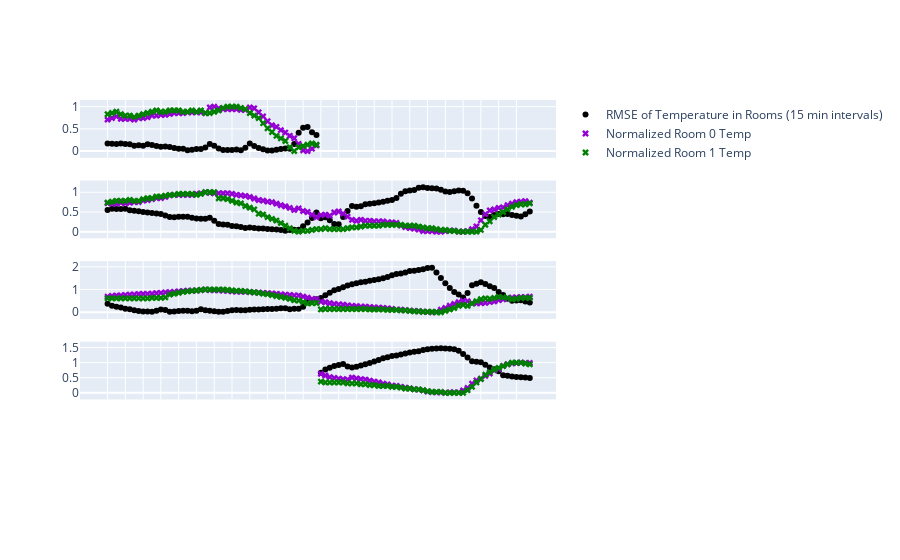

Source (notebook cell):
### Code cell
fig = make_subplots(rows=5, cols=1, shared_xaxes=True,)

for df0, df1, rmse_df, ix in zip(split_arrs[1], split_arrs[2], split_arrs[0], range(len(split_arrs[0]))):

    if ix==3:
        showlegendbool = True
    else:
        showlegendbool = False

    fig.add_trace(go.Scatter(
    x=rmse_df.index.time,
    y=rmse_df[0],
    name="RMSE of Temperature in Rooms (15 min intervals)",
    mode='markers',
    marker_color="black",
    showlegend=showlegendbool 
    ), row=ix+1, col=1)

    # adjust df time indices to match rmse df 
    time_mask = df0["DateTime"].dt.time.isin(rmse_df.index.time)
    df0_masked = df0.loc[time_mask].reset_index(drop=True)

    fig.add_trace(go.Scatter(
    x=df0_masked["DateTime"].dt.time,
    y=normalize(df0_masked["Temp C"]),
    name="Normalized Room 0 Temp",
    mode='markers',
    marker_symbol="x",
    marker_color="darkviolet",
    showlegend=showlegendbool 
    ), row=ix+1, col=1)


    # adjust df time indices to match rmse df 
    time_mask = df1["DateTime"].dt.time.isin(rmse_df.index.time)
    df1_masked = df1.loc[time_mask].reset_index(drop=True)
    

    fig.add_trace(go.Scatter(
    x=df1_masked["DateTime"].dt.time,
    y=normalize(df1_masked["Temp C"]),
    name="Normalized Room 1 Temp",
    mode='markers',
    marker_symbol="x",
    marker_color="green",
    showlegend=showlegendbool 

    ), row=ix+1, col=1)

    

fig.show()
